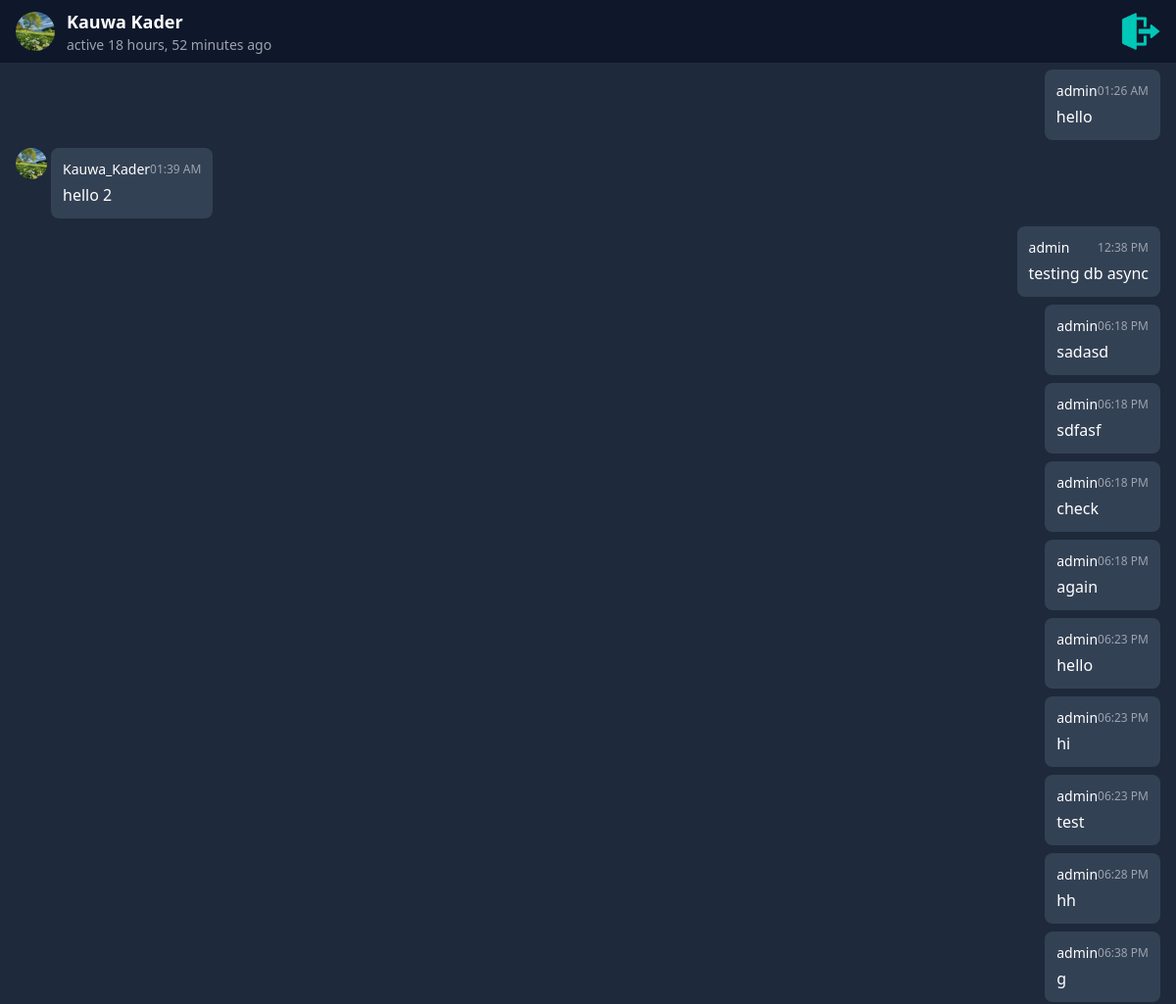
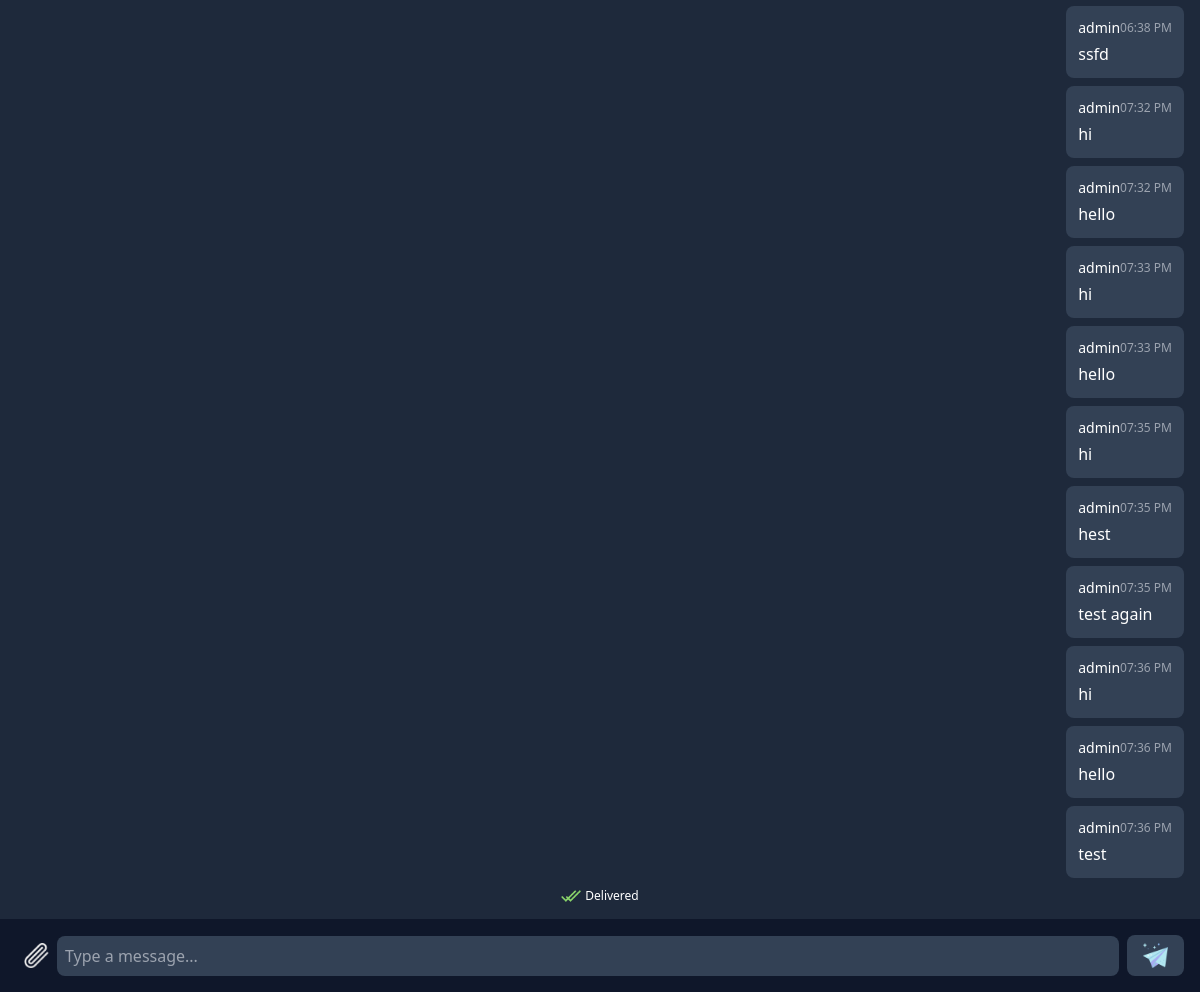
The page /room/a06f5d2f-4d2a-4659-8042-dba17fc92baf/ (signed in) on the database its author committed (2 pictures, top to bottom).
### chat/models.py (models this page shows, shortened)
class ChatRoom(models.Model):
    uid = models.CharField(max_length=200, unique=True, blank=True)
    name = models.CharField(max_length=100, null=True, blank=True)
    admin = models.ForeignKey(User, on_delete=models.CASCADE, null=True, blank=True, related_name='admin_of_rooms')
    members = models.ManyToManyField(User, blank=True, related_name='rooms')
    is_private = models.BooleanField(default=False)
    second_user = models.ForeignKey(User, on_delete=models.CASCADE, blank=True, null=True)
    created_at = models.DateTimeField(auto_now_add=True)
    updated_at = models.DateTimeField(auto_now=True)
    class Meta:
        ordering = ('-updated_at', 'created_at')

class Profile(models.Model):
    uid = models.UUIDField(max_length=200, unique=True, blank=True)
    user = models.OneToOneField(User, on_delete=models.CASCADE, related_name='profile')
    avatar = models.ImageField(upload_to=avatar_path, blank=True, null=True, default='chat/users/default/user.png')
    bio = models.TextField(blank=True, null=True)
    is_online = models.BooleanField(default=False)
    last_seen = models.DateTimeField(blank=True, null=True)
    @property
    def full_name(self):
        return self.user.get_full_name()

class Message(models.Model):
    MESSAGE_TYPE_CHOICES = [
        ('text', 'Text'),
        ('image', 'Image'),
        ('file', 'File'),
    ]
    room = models.ForeignKey(ChatRoom, on_delete=models.CASCADE, related_name='messages') # access all messages of a room by room.messages.all() that means if a room name is 'room1' then room1.messages.all() will return all messages of room1
    author = models.ForeignKey(User, on_delete=models.CASCADE, related_name='sent_messages') # access all messages sent by a user by user.sent_messages.all() that means if a username is anwar then anwar.sent_messages.all() will return all messages sent by anwar
    content = models.CharField(max_length=300, blank=True, null=True)
    file = models.FileField(upload_to=chat_files_path, blank=True, null=True)
    type = models.CharField(max_length=10, choices=MESSAGE_TYPE_CHOICES, default='text')
    created_at = models.DateTimeField(auto_now_add=True)
    updated_at = models.DateTimeField(auto_now=True)
    class Meta:
        ordering = ('-created_at',)

### chat/views/chat.py (the view)
# urls.py: path('room/<str:room_uid>/', ChatRoomView, name='chatroom'),
@login_required
def ChatRoomView(request, room_uid):
    user = request.user
    chat_room = ChatRoom.objects.filter(uid=room_uid).first()
    if not chat_room:
        messages.error(request, 'Chat Room not found. Invalid room UID.')
        return redirect('home')
    if not user in chat_room.members.all():
        messages.error(request, 'You are not a member of this Chat Room.')
        return redirect('home')
    chat_messages = Message.objects.filter(room=chat_room)
    chat_room.second_user = chat_room.members.exclude(id=user.id).first() if chat_room.is_private else None
    context = {
        'chat_room': chat_room,
        'chat_messages': chat_messages,
    }
    return render(request, 'chat/pages/chat_room.html', context)

### templates/chat/pages/chat_room.html (shortened to what this page needs)
{% extends "chat/base.html" %}
{% block content %}
    {% include "chat/chatroom/main.html" %}
{% endblock %}

### templates/chat/chatroom/chatroom_header.html (shortened to what this page needs)
{% load static %}
<header class="fixed top-0 w-full z-50 bg-slate-900 px-4 py-2 flex items-center justify-between">
{% if chat_room.is_private %}
    <div class="flex items-center space-x-3">
        <a href="{% url "profile" chat_room.second_user %}" class="focus:outline-none">
            <img src="{{ chat_room.second_user.profile.avatar.url }}" alt="Chat User" class="w-10 h-10 rounded-full" />
        </a>
        <div>
            <p class="text-lg font-semibold">{{ chat_room.second_user.profile.full_name }}</p>
            <p class="text-sm text-gray-400">
                {% if chat_room.second_user.profile.is_online %}
                    Online
                {% else %}
                    active {{ chat_room.second_user.profile.last_seen|timesince }} ago
                {% endif %}
            </p>
        </div>
    </div>
{% endif %}
<a href="{% url "home" %}" class="text-gray-400 hover:text-white focus:outline-none" title="Exit Chat">
    <img src="{% static 'chat/icons/exit_chat.png' %}" alt="Exit Chat" class="w-10 h-10">
</a>
</header>

### templates/chat/chatroom/chatroom_body.html (shortened to what this page needs)
{% load static %}
<main id="chat-box" class="flex-1 overflow-y-auto p-4 space-y-2" style="margin-top: 55px; margin-bottom: 70px;">
{% for message in chat_messages reversed %}
{% if message.type == 'text' %}
    {% if message.author == request.user %}
    <div class="flex items-start space-x-1 justify-end">
    {% else %}
    <div class="flex items-start space-x-1">
        <img src="{{ message.author.profile.avatar.url }}" alt="User" class="w-8 h-8 rounded-full" />
    {% endif %}
        <div class="relative bg-slate-700 p-3 rounded-lg max-w-[60vw]">
        <div class="flex items-center justify-between">
            <p class="text-sm font-medium">{{ message.author }}</p>
            <span class="text-xs text-gray-400">{{ message.created_at|date:"h:i A" }}</span>
        </div>
        <p class="mt-1">{{ message.content }}</p>
        </div>
    </div>
{% endif %}
{% endfor %}
<div class="flex justify-center mt-4">
    <span class="text-xs flex items-center space-x-1">
    <img src="{% static 'chat/icons/delivered.png' %}" alt="" class="w-5 h-5" />
    <span>Delivered</span>
    </span>
</div>
</main>

### rows shown on the page
ChatRoom: second_user.profile.avatar (picture), second_user.profile.full_name "Kauwa Kader", second_user.profile.last_seen "18 hours, 52 minutes"
Message: author "admin", created_at "01:26 AM", content "hello"
Message: author.profile.avatar (picture), author "Kauwa_Kader", created_at "01:39 AM", content "hello 2"
Message: author "admin", created_at "12:38 PM", content "testing db async"
Message: author "admin", created_at "06:18 PM", content "sadasd"
Message: author "admin", created_at "06:18 PM", content "sdfasf"
Message: author "admin", created_at "06:18 PM", content "check"
Message: author "admin", created_at "06:18 PM", content "again"
Message: author "admin", created_at "06:23 PM", content "hello"
Message: author "admin", created_at "06:23 PM", content "hi"
Message: author "admin", created_at "06:23 PM", content "test"
Message: author "admin", created_at "06:28 PM", content "hh"
Message: author "admin", created_at "06:38 PM", content "g"
Message: author "admin", created_at "06:38 PM", content "ssfd"
Message: author "admin", created_at "07:32 PM", content "hi"
Message: author "admin", created_at "07:32 PM", content "hello"
Message: author "admin", created_at "07:33 PM", content "hi"
Message: author "admin", created_at "07:33 PM", content "hello"
Message: author "admin", created_at "07:35 PM", content "hi"
Message: author "admin", created_at "07:35 PM", content "hest"
Message: author "admin", created_at "07:35 PM", content "test again"
Message: author "admin", created_at "07:36 PM", content "hi"
Message: author "admin", created_at "07:36 PM", content "hello"
Message: author "admin", created_at "07:36 PM", content "test"
